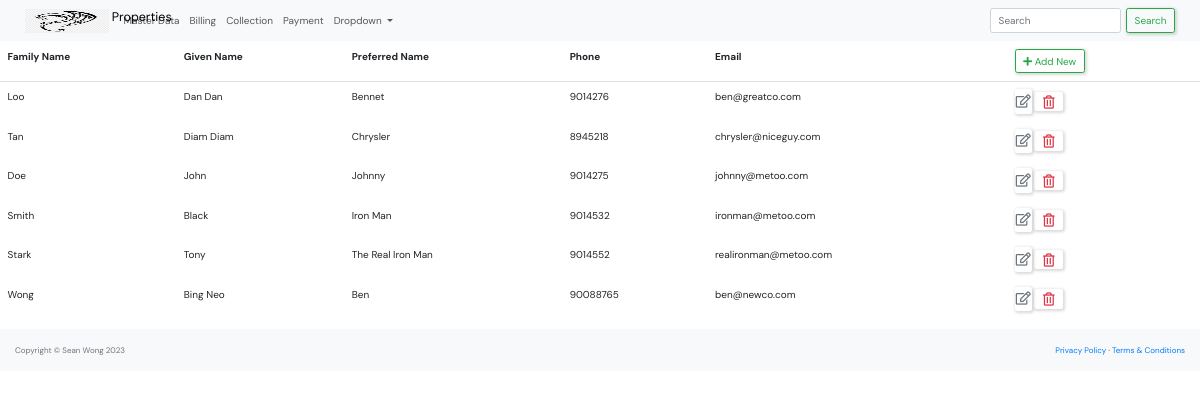
/master_data/owner_list/, run on the app's committed database.
### master_data/models.py (models this page shows, shortened)
class Owner(models.Model):
    family_name = models.CharField(max_length=250)
    given_name = models.CharField(max_length=250)
    preferred_name = models.CharField(max_length=250)
    phone = models.CharField(max_length=10)
    email=models.EmailField()

### master_data/views.py (the view)
# urls.py: path('owner_list/',views.owner_list, name='owner-list'),
def owner_list(request):
    context = {'owner_list': Owner.objects.all()}
    return render(request, "master_data/owner_list.html", context)

### master_data/templates/master_data/owner_list.html (shortened to what this page needs)
{% extends "base.html" %}
            {% block content %}
            <table class="table table-borderless">
                <thead class="border-bottom font-weight-bold">
                    <tr>
                        <td>Family Name</td>
                        <td>Given Name</td>
                        <td>Preferred Name</td>
                        <td>Phone</td>
                        <td>Email</td>
                        <td>
                            <a href="{% url 'owner-create' %}" class="btn btn-outline-success">
                                <i class="fas fa-plus"></i> Add New
                            </a>
                        </td>
                    </tr>
                </thead>
                <tbody>
                    {% for owner in owner_list %}
                        <tr>
                            <td>{{owner.family_name}}</td>
                            <td>{{owner.given_name}}</td>
                            <td>{{owner.preferred_name}}</td>
                            <td>{{owner.phone}}</td>
                            <td>{{owner.email}}</td>
                            <td>
                                <a href="{% url 'owner-update' owner.id %}" class="btn text-secondary px-0">
                                    <i class="far fa-edit fa-lg"></i>
                                </a>
                                <form action="{% url 'owner-delete' owner.id %}" method="post" class="d-inline">
                                    <button type="submit" class="btn">
                                        <i class="far fa-trash-alt fa-lg text-danger float-right"></i>
                                    </button>
                                </form>
                            </td>
                        </tr>
                    {% endfor %}
                </tbody>
            </table>
            {% endblock content %}

### static/css/style.css (style rules this page uses)
* { font-family: "DM Sans", -apple-system, BlinkMacSystemFont, "Segoe UI", Roboto, Oxygen, Ubuntu, Cantarell, "Open Sans", "Helvetica Neue", sans-serif; margin: 0; padding: 0; box-sizing: border-box; text-rendering: optimizeLegibility; font-size: inherit; }
html { font-size: 56.25%; }
@media only screen and (min-width: 1200px) { html { font-size: 62.5%; } }
body { line-height: 1.6; font-weight: 400; font-size: 1.5rem; color: var(--color-light-gray); background-color: var(--color-bg); min-height: 100vh; }
a { display: inline-block; color: var(--color-main); text-decoration: none; }
.btn { background-color: transparent; border: none; display: inline-flex; align-items: center; gap: 1rem; cursor: pointer; transition: all ease-in-out 0.3s; padding: 1rem 2rem; border-radius: 5px; box-shadow: 1px 1px 3px 1px rgba(0, 0, 0, 0.15); font-weight: 500; }

### data on the page
Owner: family_name "Loo", given_name "Dan Dan", preferred_name "Bennet", phone "9014276", email "ben@greatco.com"
Owner: family_name "Tan", given_name "Diam Diam", preferred_name "Chrysler", phone "8945218", email "chrysler@niceguy.com"
Owner: family_name "Doe", given_name "John", preferred_name "Johnny", phone "9014275", email "johnny@metoo.com"
Owner: family_name "Smith", given_name "Black", preferred_name "Iron Man", phone "9014532", email "ironman@metoo.com"
Owner: family_name "Stark", given_name "Tony", preferred_name "The Real Iron Man", phone "9014552", email "realironman@metoo.com"
Owner: family_name "Wong", given_name "Bing Neo", preferred_name "Ben", phone "90088765", email "ben@newco.com"
